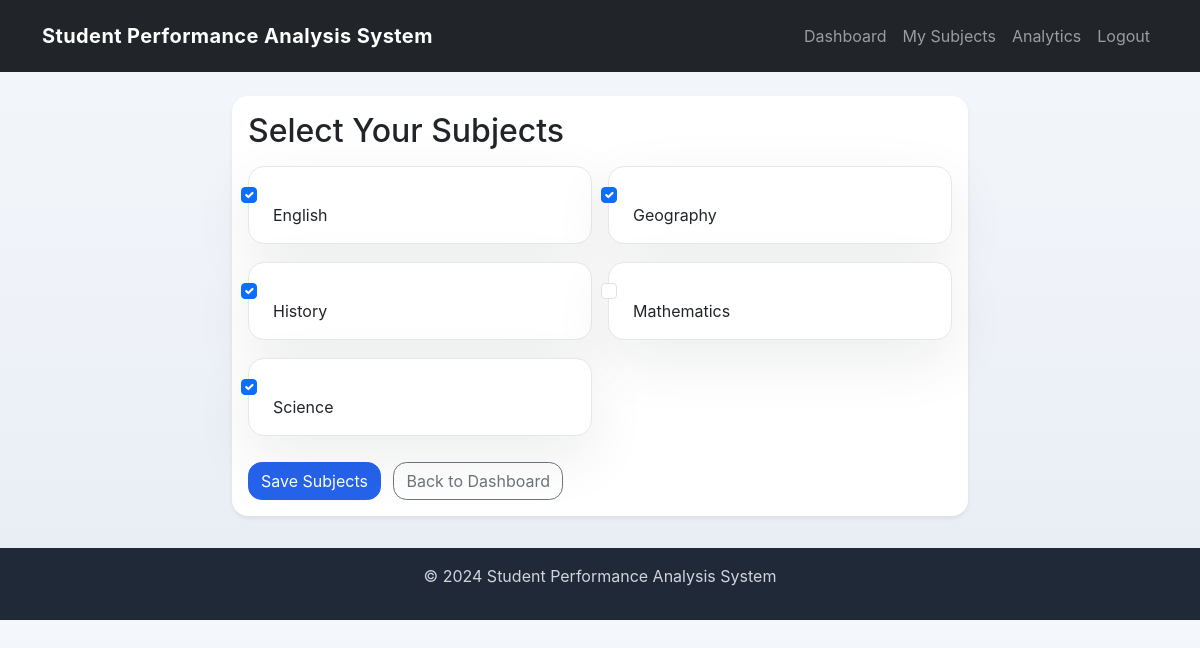
/student/select_subjects (signed in), run on the app's committed database.
### tables this page shows
CREATE TABLE subjects (
        id INTEGER PRIMARY KEY AUTOINCREMENT,
        name TEXT NOT NULL UNIQUE,
        created_at TIMESTAMP DEFAULT CURRENT_TIMESTAMP
    );

### routes/student_routes.py (the view)
@student_bp.route('/select_subjects', methods=['GET', 'POST'])
def select_subjects():
    if request.method == 'POST':
        subject_ids = request.form.getlist('subjects')
        quiz_model.set_student_subjects(session['user_id'], subject_ids)
        flash('Subjects updated successfully!', 'success')
        return redirect(url_for('student.dashboard'))
    all_subjects = quiz_model.get_subjects()
    selected_subjects = quiz_model.get_student_subjects(session['user_id'])
    selected_ids = [s['id'] for s in selected_subjects]
    return render_template('select_subjects.html', subjects=all_subjects, selected_ids=selected_ids)

### models/quiz_model.py (called while the page is built)
    def get_subjects(self):
        conn = sqlite3.connect(self.db_path)
        cursor = conn.cursor()
        cursor.execute("SELECT id, name FROM subjects")
        subjects = cursor.fetchall()
        conn.close()
        return [{'id': s[0], 'name': s[1]} for s in subjects]

    def get_student_subjects(self, student_id):
        conn = sqlite3.connect(self.db_path)
        cursor = conn.cursor()
        cursor.execute("""
            SELECT s.id, s.name FROM subjects s
            JOIN student_subjects ss ON s.id = ss.subject_id
            WHERE ss.student_id = ?
        """, (student_id,))
        subjects = cursor.fetchall()
        conn.close()
        return [{'id': s[0], 'name': s[1]} for s in subjects]

### routes/student_routes.py (called while the page is built)
@student_bp.before_request
def require_student():
    if 'user_id' not in session or session.get('role') != 'student':
        return redirect(url_for('auth.login'))

### templates/select_subjects.html (shortened to what this page needs)
{% extends "base.html" %}
{% block content %}
<div class="row justify-content-center">
    <div class="col-lg-8">
        <div class="card shadow-sm">
            <div class="card-body">
                <h2 class="card-title mb-3">Select Your Subjects</h2>
                <form method="POST">
                    <div class="row g-3">
                        {% for subject in subjects %}
                            <div class="col-md-6">
                                <div class="form-check card p-3">
                                    <input class="form-check-input" type="checkbox" id="subject_{{ subject.id }}" name="subjects" value="{{ subject.id }}" {% if subject.id in selected_ids %}checked{% endif %}>
                                    <label class="form-check-label ms-2" for="subject_{{ subject.id }}">{{ subject.name }}</label>
                                </div>
                            </div>
                        {% endfor %}
                    </div>
                    <div class="mt-4">
                        <button type="submit" class="btn btn-primary">Save Subjects</button>
                        <a href="{{ url_for('student.dashboard') }}" class="btn btn-outline-secondary ms-2">Back to Dashboard</a>
                    </div>
                </form>
            </div>
        </div>
    </div>
</div>
{% endblock %}

### static/css/style.css (style rules this page uses)
body { font-family: 'Inter', system-ui, -apple-system, BlinkMacSystemFont, 'Segoe UI', sans-serif; background: linear-gradient(180deg, #f4f7fb 0%, #e8edf5 100%); color: #1f2937; }
.card { border: none; border-radius: 1rem; box-shadow: 0 20px 60px rgba(15, 23, 42, 0.08); }
body .card { background: #ffffff; }
.btn { border-radius: 0.85rem; }
.btn-primary { background-color: #2563eb; border-color: #2563eb; }
.form-control, .form-check-input { border-radius: 0.85rem; }
.form-check { padding: 1rem 1.1rem; border: 1px solid #e5e7eb; border-radius: 1rem; background: #f9fafb; }
.question, .card .form-check, .subject-item { border-radius: 1rem; }

### data on the page
subjects: subjects "☑", name "English"
subjects: subjects "☑", name "Geography"
subjects: subjects "☑", name "History"
subjects: name "Mathematics"
subjects: subjects "☑", name "Science"
